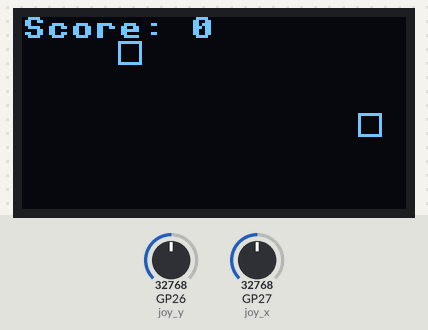
Recording of a program running on a simulated Raspberry Pi Pico running MicroPython. On the bench: 128×64 one-colour display. Inputs (shaded band) come from the test bench; at power-on: GP26 (joy_y) = 32768, GP27 (joy_x) = 32768 (analog values on the 0–65535 scale). Random numbers come from a fixed seed.

Above: at 1.2 s.
1.3 s: GP26 (joy_y) set to 29345
At 1.5 s:
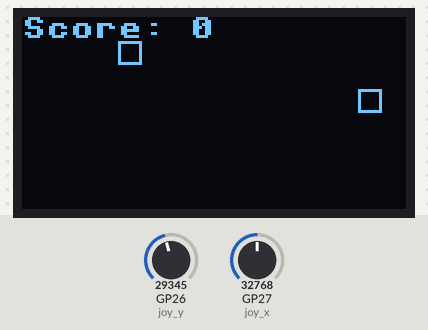
2.8 s: GP27 (joy_x) set to 29345
At 3.08 s:
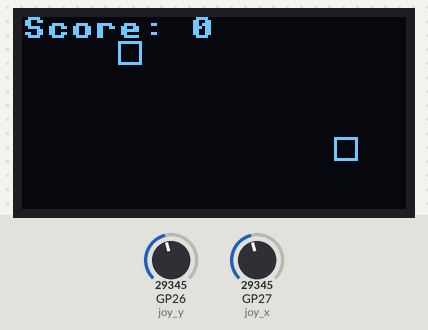
4.4 s: GP27 (joy_x) set to 30655
At 4.65 s:
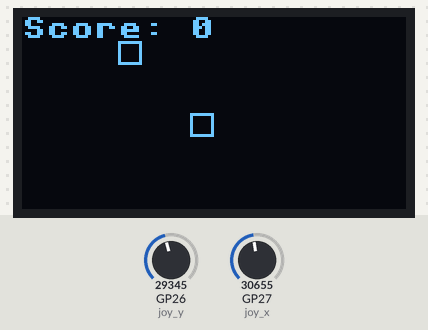
6.0 s: GP27 (joy_x) set to 40655
At 6.22 s:
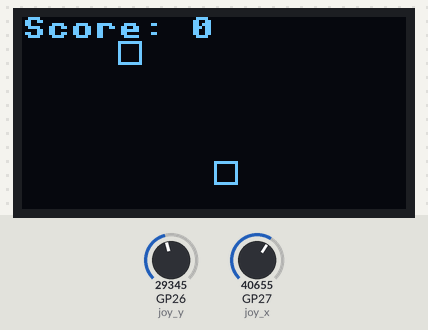
Timing chart, 0 to 8.6 s (numbered marks = the images above; inputs shaded):
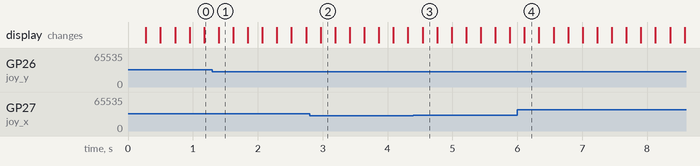

The program:

joysticksnake.py
```python
from machine import Pin, ADC, I2C
import time
import random
from micropython import const
import framebuf
from ssd1306 import SSD1306_I2C


WIDTH = 128
HEIGHT = 64
SNAKE_SIZE = 8

# Initialize I2C and OLED
i2c = I2C(0, scl=Pin(17), sda=Pin(16))
oled = SSD1306_I2C(WIDTH, HEIGHT, i2c)

# Initialize Joystick
joy_x = ADC(Pin(27))  # X-axis
joy_y = ADC(Pin(26))  # Y-axis
joy_button = Pin(22, Pin.IN, Pin.PULL_UP)

THRESHOLD_LOW = 30000
THRESHOLD_HIGH = 40000

def read_joystick():
    x_val = joy_x.read_u16()
    y_val = joy_y.read_u16()

    if x_val < THRESHOLD_LOW:
        return "LEFT"
    elif x_val > THRESHOLD_HIGH:
        return "RIGHT"
    elif y_val < THRESHOLD_LOW:
        return "UP"
    elif y_val > THRESHOLD_HIGH:
        return "DOWN"

    return None

# Snake initialization
snake = [(64, 32)]
direction = "RIGHT"
food = (random.randint(0, WIDTH // SNAKE_SIZE - 1) * SNAKE_SIZE,
        random.randint(0, HEIGHT // SNAKE_SIZE - 1) * SNAKE_SIZE)
score = 0
speed = 0.2

def move_snake():
    global food, direction, snake, score
    head_x, head_y = snake[0]

    if direction == "UP":
        head_y -= SNAKE_SIZE
    elif direction == "DOWN":
        head_y += SNAKE_SIZE
    elif direction == "LEFT":
        head_x -= SNAKE_SIZE
    elif direction == "RIGHT":
        head_x += SNAKE_SIZE

    head_x %= WIDTH  # Wrap around edges
    head_y %= HEIGHT

    new_head = (head_x, head_y)
    if new_head in snake:
        return False  # Game over

    snake.insert(0, new_head)

    if new_head == food:
        score += 1
        food = (random.randint(0, WIDTH // SNAKE_SIZE - 1) * SNAKE_SIZE,
                random.randint(0, HEIGHT // SNAKE_SIZE - 1) * SNAKE_SIZE)
    else:
        snake.pop()

    return True

while True:
    oled.fill(0)
    new_direction = read_joystick()
    if new_direction and new_direction != direction:
        if not (direction == "UP" and new_direction == "DOWN" or
                direction == "DOWN" and new_direction == "UP" or
                direction == "LEFT" and new_direction == "RIGHT" or
                direction == "RIGHT" and new_direction == "LEFT"):
            direction = new_direction

    if not move_snake():
        oled.fill(0)
        oled.text("GAME OVER", 30, 30)
        oled.text(f"Score: {score}", 20, 40)
        oled.show()
        time.sleep(3)  # Show Game Over screen

        # Reset game
        snake = [(64, 32)]
        direction = "RIGHT"
        food = (random.randint(0, WIDTH // SNAKE_SIZE - 1) * SNAKE_SIZE,
                random.randint(0, HEIGHT // SNAKE_SIZE - 1) * SNAKE_SIZE)
        score = 0
        speed = 0.2

    for segment in snake:
        oled.rect(segment[0], segment[1], SNAKE_SIZE, SNAKE_SIZE, 1)
    oled.rect(food[0], food[1], SNAKE_SIZE, SNAKE_SIZE, 1)
    oled.text(f"Score: {score}", 0, 0, 1)
    oled.show()
    time.sleep(speed)
```
